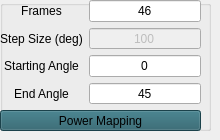
            <widget class="QWidget" name="cw_powemap_tab">
             <attribute name="title">
              <string>PoweMap</string>
             </attribute>
             <widget class="QGroupBox" name="cw_powermap_box">
              <property name="geometry">
               <rect>
                <x>0</x>
                <y>0</y>
                <width>211</width>
                <height>131</height>
               </rect>
              </property>
              <property name="title">
               <string/>
              </property>
              <widget class="QWidget" name="layoutWidget_20">
               <property name="geometry">
                <rect>
                 <x>0</x>
                 <y>0</y>
                 <width>201</width>
                 <height>131</height>
                </rect>
               </property>
               <layout class="QGridLayout" name="gridLayout_36">
                <item row="0" column="0">
                 <widget class="QLabel" name="label_133">
                  <property name="text">
                   <string>Frames</string>
                  </property>
                  <property name="alignment">
                   <set>Qt::AlignCenter</set>
                  </property>
                 </widget>
                </item>
                <item row="0" column="1">
                 <widget class="QLineEdit" name="cw_pow_map_frames">
                  <property name="text">
                   <string>46</string>
                  </property>
                  <property name="alignment">
                   <set>Qt::AlignCenter</set>
                  </property>
                 </widget>
                </item>
                <item row="1" column="0">
                 <widget class="QLabel" name="label_134">
                  <property name="text">
                   <string>Step Size (deg)</string>
                  </property>
                  <property name="alignment">
                   <set>Qt::AlignCenter</set>
                  </property>
                 </widget>
                </item>
                <item row="1" column="1">
                 <widget class="QLineEdit" name="cw_laser_step">
                  <property name="enabled">
                   <bool>false</bool>
                  </property>
                  <property name="text">
                   <string>100</string>
                  </property>
                  <property name="alignment">
                   <set>Qt::AlignCenter</set>
                  </property>
                 </widget>
                </item>
                <item row="2" column="0">
                 <widget class="QLabel" name="label_132">
                  <property name="text">
                   <string>Starting Angle</string>
                  </property>
                  <property name="alignment">
                   <set>Qt::AlignCenter</set>
                  </property>
                 </widget>
                </item>
                <item row="2" column="1">
                 <widget class="QLineEdit" name="cw_power_map_i">
                  <property name="text">
                   <string>0</string>
                  </property>
                  <property name="alignment">
                   <set>Qt::AlignCenter</set>
                  </property>
                 </widget>
                </item>
                <item row="3" column="0">
                 <widget class="QLabel" name="label_137">
                  <property name="text">
                   <string>End Angle</string>
                  </property>
                  <property name="alignment">
                   <set>Qt::AlignCenter</set>
                  </property>
                 </widget>
                </item>
                <item row="3" column="1">
                 <widget class="QLineEdit" name="cw_power_map_f">
                  <property name="text">
                   <string>45</string>
                  </property>
                  <property name="alignment">
                   <set>Qt::AlignCenter</set>
                  </property>
                 </widget>
                </item>
                <item row="4" column="0" colspan="2">
                 <widget class="QPushButton" name="cw_power_map_button">
                  <property name="styleSheet">
                   <string notr="true">background-color: rgb(38, 93, 105);</string>
                  </property>
                  <property name="text">
                   <string>Power Mapping</string>
                  </property>
                 </widget>
                </item>
               </layout>
              </widget>
             </widget>
            </widget>
